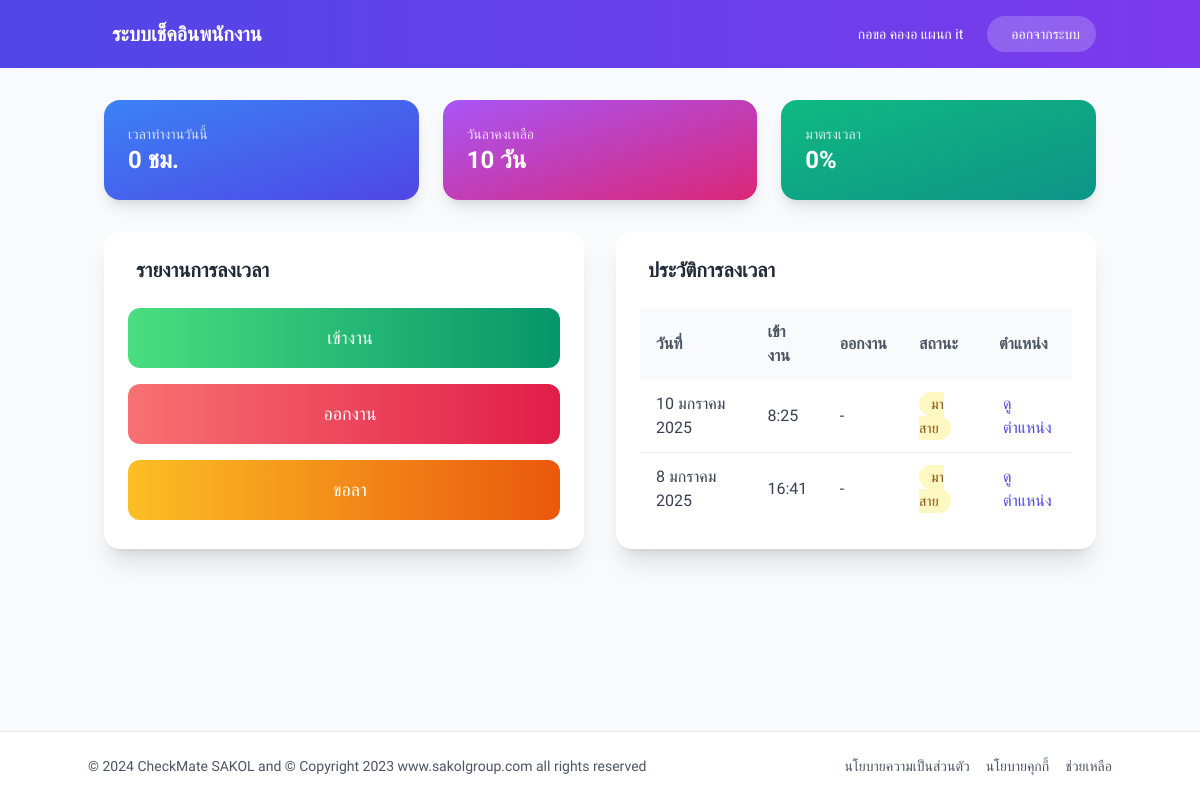
/attendance/dashboard/ (signed in), run on the app's committed database.
### attendance/models.py (models this page shows)
class User(AbstractUser):
    ROLE_CHOICES = (
        ('manager', 'หัวหน้า'),
        ('employee', 'พนักงาน'),
    )
    DEPARTMENT_CHOICES = [
        ('purchasing', 'ฝ่ายจัดซื้อ'),
        ('sale_co', 'ฝ่ายSaleCo'),
        ('store', 'ฝ่ายสโตร์'),
        ('delivery', 'ฝ่ายจัดส่ง'),
        ('accounting', 'ฝ่ายบัญชี'),
        ('engineering', 'ฝ่ายวิศวะ'),
        ('it', 'ฝ่ายIT'),
        ('gps', 'ฝ่ายGPS'),
        ('production', 'ฝ่ายผลิต'),
        ('sales_project', 'ฝ่ายSales Project'),
        ('sales', 'ฝ่ายSales'),
        ('marketing', 'ฝ่ายการตลาด'),
        ('hr', 'ฝ่ายHR'),
        ('sales_solar', 'ฝ่ายSales Solar Project'),
        ('sales_plusclean', 'ฝ่ายSales Plusclean Project'),
    ]
    role = models.CharField('ตำแหน่ง', max_length=10, choices=ROLE_CHOICES)
    department = models.CharField('แผนก', max_length=20, choices=DEPARTMENT_CHOICES)
    phone = models.CharField('เบอร์โทรศัพท์', max_length=10)
    address = models.TextField('ที่อยู่')
    class Meta:
        verbose_name = 'ผู้ใช้งาน'
        verbose_name_plural = 'ผู้ใช้งาน'

class Attendance(models.Model):
    STATUS_CHOICES = (
        ('present', 'มาทำงาน'),
        ('late', 'มาสาย'),
        ('absent', 'ขาดงาน'),
        ('leave', 'ลา'),
    )
    employee = models.ForeignKey(User, on_delete=models.CASCADE, verbose_name='พนักงาน')
    date = models.DateField('วันที่')
    check_in = models.TimeField('เวลาเข้างาน', null=True, blank=True)
    check_out = models.TimeField('เวลาออกงาน', null=True, blank=True)
    latitude = models.DecimalField('ละติจูด', max_digits=9, decimal_places=6, null=True, blank=True)
    longitude = models.DecimalField('ลองจิจูด', max_digits=9, decimal_places=6, null=True, blank=True)
    status = models.CharField('สถานะ', max_length=10, choices=STATUS_CHOICES)
    note = models.TextField('หมายเหตุ', blank=True)
    class Meta:
        verbose_name = 'การลงเวลา'
        verbose_name_plural = 'การลงเวลา'

### attendance/views.py (the view)
# urls.py: path('dashboard/', views.dashboard, name='dashboard'),
@login_required
def dashboard(request):
    if request.user.role == 'manager':
        return redirect('attendance:manager_dashboard')
    user_attendance = Attendance.objects.filter(employee=request.user).order_by('-date')
    today_attendance = user_attendance.filter(date=timezone.localtime().date()).first()
    working_hours = 0
    if today_attendance and today_attendance.check_in:
        if today_attendance.check_out:
            time_diff = datetime.combine(today_attendance.date, today_attendance.check_out) - \
                       datetime.combine(today_attendance.date, today_attendance.check_in)
            working_hours = round(time_diff.total_seconds() / 3600, 1)
    total_days = user_attendance.count()
    on_time_days = user_attendance.filter(status='present').count()
    punctuality_rate = round((on_time_days / total_days * 100) if total_days > 0 else 0)
    leave_taken = user_attendance.filter(status='leave').count()
    leave_remaining = 10 - leave_taken
    context = {
        'attendances': user_attendance,
        'working_hours': working_hours,
        'leave_remaining': leave_remaining,
        'punctuality_rate': punctuality_rate
    }
    return render(request, 'attendance/employee_dashboard.html', context)

### attendance/templates/attendance/employee_dashboard.html (shortened to what this page needs)
{% extends 'attendance/base.html' %}
{% block content %}
<div class="container mx-auto px-4 py-4 md:py-8">
    <div class="grid grid-cols-2 md:grid-cols-3 gap-3 md:gap-6 mb-6 md:mb-8">
        <div class="bg-gradient-to-br from-blue-500 to-indigo-600 p-4 md:p-6 rounded-2xl shadow-lg card-hover">
            <div class="flex flex-col md:flex-row md:items-center md:justify-between">
                <div>
                    <p class="text-white/80 text-xs md:text-sm">เวลาทำงานวันนี้</p>
                    <h3 class="text-lg md:text-2xl font-bold text-white">{{ working_hours }} ชม.</h3>
                </div>
            </div>
        </div>
        <div class="bg-gradient-to-br from-purple-500 to-pink-600 p-4 md:p-6 rounded-2xl shadow-lg card-hover">
            <div class="flex flex-col md:flex-row md:items-center md:justify-between">
                <div>
                    <p class="text-white/80 text-xs md:text-sm">วันลาคงเหลือ</p>
                    <h3 class="text-lg md:text-2xl font-bold text-white">{{ leave_remaining }} วัน</h3>
                </div>
            </div>
        </div>
        <div class="hidden md:block bg-gradient-to-br from-emerald-500 to-teal-600 p-4 md:p-6 rounded-2xl shadow-lg card-hover">
            <div class="flex flex-col md:flex-row md:items-center md:justify-between">
                <div>
                    <p class="text-white/80 text-xs md:text-sm">มาตรงเวลา</p>
                    <h3 class="text-lg md:text-2xl font-bold text-white">{{ punctuality_rate }}%</h3>
                </div>
            </div>
        </div>
    </div>
    <div class="grid grid-cols-1 md:grid-cols-2 gap-4 md:gap-8">
        <div class="bg-white dark:bg-gray-800 rounded-2xl shadow-xl p-4 md:p-6 card-hover backdrop-blur-sm">
            <h2 class="text-lg md:text-xl font-bold mb-4 md:mb-6 flex items-center space-x-2 text-gray-800 dark:text-white">
                <span>รายงานการลงเวลา</span>
            </h2>
            <div class="space-y-3 md:space-y-4">
                <form method="post" action="{% url 'attendance:check_in' %}">
                    <a href="{% url 'attendance:check_in' %}" class="w-full bg-gradient-to-r from-green-400 to-emerald-600 text-white p-3 md:p-4 rounded-xl hover:from-green-500 hover:to-emerald-700 transition duration-300 flex items-center justify-center space-x-2 md:space-x-3 transform hover:scale-[1.02]">
                        <span class="text-base md:text-lg">เข้างาน</span>
                    </a>
                </form>
                <form method="post" action="{% url 'attendance:check_out' %}">
                    <button type="submit" class="w-full bg-gradient-to-r from-red-400 to-rose-600 text-white p-3 md:p-4 rounded-xl hover:from-red-500 hover:to-rose-700 transition duration-300 flex items-center justify-center space-x-2 md:space-x-3 transform hover:scale-[1.02]">
                        <span class="text-base md:text-lg">ออกงาน</span>
                    </button>
                </form>
                <a href="{% url 'attendance:leave_request' %}" class="block text-center bg-gradient-to-r from-amber-400 to-orange-600 text-white p-3 md:p-4 rounded-xl hover:from-amber-500 hover:to-orange-700 transition duration-300 flex items-center justify-center space-x-2 md:space-x-3 transform hover:scale-[1.02]">
                    <span class="text-base md:text-lg">ขอลา</span>
                </a>
            </div>
        </div>
        <div class="bg-white dark:bg-gray-800 rounded-2xl shadow-xl p-4 md:p-6 card-hover backdrop-blur-sm overflow-hidden">
            <div class="flex justify-between items-center mb-4 md:mb-6">
                <h2 class="text-lg md:text-xl font-bold flex items-center space-x-2 text-gray-800 dark:text-white">
                    <span>ประวัติการลงเวลา</span>
                </h2>
            </div>
            <div class="hidden md:block overflow-x-auto">
                <table class="min-w-full">
                    <thead class="bg-gray-50 dark:bg-gray-700/50">
                        <tr class="text-gray-600 dark:text-gray-300">
                            <th class="py-3 px-4 text-left">วันที่</th>
                            <th class="py-3 px-4 text-left">เข้างาน</th>
                            <th class="py-3 px-4 text-left">ออกงาน</th>
                            <th class="py-3 px-4 text-left">สถานะ</th>
                            <th class="py-3 px-4 text-left">ตำแหน่ง</th>
                        </tr>
                    </thead>
                    <tbody class="divide-y dark:divide-gray-700">
                        {% for attendance in attendances %}
                        <tr class="text-gray-700 dark:text-gray-300 hover:bg-gray-50 dark:hover:bg-gray-700/50 transition duration-150">
                            <td class="py-3 px-4">{{ attendance.date }}</td>
                            <td class="py-3 px-4">{{ attendance.check_in|default:"-" }}</td>
                            <td class="py-3 px-4">{{ attendance.check_out|default:"-" }}</td>
                            <td class="py-3 px-4">
                                <span class="px-3 py-1 rounded-full text-sm font-medium
                                    {% if attendance.status == 'present' %}bg-green-100 text-green-800 dark:bg-green-900/50 dark:text-green-400
                                    {% elif attendance.status == 'late' %}bg-yellow-100 text-yellow-800 dark:bg-yellow-900/50 dark:text-yellow-400
                                    {% elif attendance.status == 'absent' %}bg-red-100 text-red-800 dark:bg-red-900/50 dark:text-red-400
                                    {% else %}bg-gray-100 text-gray-800 dark:bg-gray-900/50 dark:text-gray-400{% endif %}">
                                    {{ attendance.get_status_display }}
                                </span>
                            </td>
                            <td class="py-3 px-4">
                                {% if attendance.latitude and attendance.longitude %}
                                <a href="https://www.google.com/maps?q={{ attendance.latitude }},{{ attendance.longitude }}"
                                   target="_blank"
                                   class="text-indigo-600 dark:text-indigo-400 hover:underline flex items-center space-x-1">
                                    <span>ดูตำแหน่ง</span>
                                </a>
                                {% else %}
                                -
                                {% endif %}
                            </td>
                        </tr>
                        {% endfor %}
                    </tbody>
                </table>
            </div>
        </div>
    </div>
</div>
{% endblock %}

### attendance/templates/attendance/base.html (shortened to what this page needs)
<!DOCTYPE html>
<html lang="th">
<head>
    <script src="https://cdn.tailwindcss.com"></script>
</head>
<body class="bg-gray-50 dark:bg-gray-900 min-h-screen">
    <nav class="gradient-bg text-white sticky top-0 z-50 backdrop-blur-lg bg-opacity-80">
        <div class="container mx-auto">
            <div class="flex justify-between items-center p-4">
                <a href="/" class="text-lg md:text-xl font-bold flex items-center space-x-2">
                    <span>ระบบเช็คอินพนักงาน</span>
                </a>
                <div class="flex items-center space-x-4">
                    <button onclick="toggleDarkMode()" class="p-2 rounded-full hover:bg-white/10 transition duration-200">
                    </button>
                    {% if user.is_authenticated %}
                        <div class="hidden md:flex items-center space-x-6">
                            <div class="flex items-center space-x-2">
                                <span class="text-sm">{{ user.first_name }} {{ user.last_name }} แผนก {{ user.department }}</span>
                            </div>
                            <form method="post" action="{% url 'attendance:logout' %}" class="inline">
                                <button type="submit" class="bg-white/20 backdrop-blur-sm px-4 py-2 rounded-full hover:bg-white/30 transition duration-300 flex items-center space-x-2 text-sm">
                                    <span>ออกจากระบบ</span>
                                </button>
                            </form>
                        </div>
                    {% endif %}
                </div>
            </div>
        </div>
    </nav>
    <main class="pb-20">
        {% block content %}
        {% endblock %}
    </main>
    <footer class="fixed bottom-0 w-full bg-white dark:bg-gray-800 border-t border-gray-200 dark:border-gray-700 py-4 px-4 md:py-6">
        <div class="container mx-auto flex flex-col md:flex-row justify-between items-center">
            <p class="text-sm text-gray-600 dark:text-gray-400 mb-2 md:mb-0">© 2024 CheckMate SAKOL and © Copyright 2023 www.sakolgroup.com all rights reserved</p>
            <div class="flex items-center space-x-4">
                <a href="{% url 'attendance:privacy_policy' %}" class="text-gray-600 dark:text-gray-400 hover:text-indigo-600 dark:hover:text-indigo-400 text-sm">
                    นโยบายความเป็นส่วนตัว
                </a>
                <a href="{% url 'attendance:cookie_policy' %}" class="text-gray-600 dark:text-gray-400 hover:text-indigo-600 dark:hover:text-indigo-400 text-sm">
                    นโยบายคุกกี้
                </a>
                <a href="#" class="text-gray-600 dark:text-gray-400 hover:text-indigo-600 dark:hover:text-indigo-400 text-sm">
                    ช่วยเหลือ
                </a>
            </div>
        </div>
    </footer>
</body>
</html>

### attendance/templates/attendance/base.html (style rules this page uses)
body { font-family: 'Prompt', sans-serif; }
.gradient-bg { background: linear-gradient(to right, #4f46e5, #7c3aed); }
.card-hover { transition: all 0.3s ease; }

### data on the page
User: first_name "กอขอ", last_name "คองอ", department "it"
Attendance: date "10 มกราคม 2025", check_in "8:25", check_out "-", status "มาสาย"
Attendance: date "8 มกราคม 2025", check_in "16:41", check_out "-", status "มาสาย"

### other printed values
{{ working_hours }} "0"
{{ leave_remaining }} "10"
{{ punctuality_rate }} "0"
